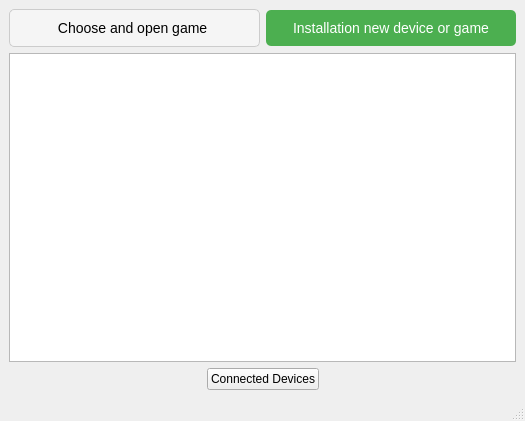
<?xml version="1.0" encoding="UTF-8"?>
<ui version="4.0">
 <class>MainWindow</class>
 <widget class="QMainWindow" name="MainWindow">
  <property name="enabled">
   <bool>true</bool>
  </property>
  <property name="geometry">
   <rect>
    <x>0</x>
    <y>0</y>
    <width>525</width>
    <height>421</height>
   </rect>
  </property>
  <property name="windowTitle">
   <string>MainWindow</string>
  </property>
  <property name="autoFillBackground">
   <bool>false</bool>
  </property>
  <property name="animated">
   <bool>true</bool>
  </property>
  <property name="tabShape">
   <enum>QTabWidget::TabShape::Rounded</enum>
  </property>
  <widget class="QWidget" name="centralwidget">
   <property name="sizePolicy">
    <sizepolicy hsizetype="Fixed" vsizetype="Preferred">
     <horstretch>0</horstretch>
     <verstretch>0</verstretch>
    </sizepolicy>
   </property>
   <layout class="QGridLayout" name="gridLayout">
    <item row="0" column="1">
     <widget class="QPushButton" name="pb_init_new_device_game">
      <property name="styleSheet">
       <string notr="true">QPushButton {
    background-color: #4CAF50; /* Зелёный фон по умолчанию */
    color: white;
    font-size: 14px;
    border-radius: 5px;
    padding: 10px;
}

QPushButton:hover {
    background-color: #45a049; /* Тёмно-зелёный фон при наведении */
}</string>
      </property>
      <property name="text">
       <string>Installation new device or game</string>
      </property>
     </widget>
    </item>
    <item row="0" column="0">
     <widget class="QPushButton" name="pb_openGame">
      <property name="styleSheet">
       <string notr="true">QPushButton {
    background-color: #f5f5f5; /* белый фон по умолчанию */
    color: black;
    font-size: 14px;
	border: 1px solid #ccc;
    border-radius: 5px;
    padding: 10px;
}

QPushButton:hover {
    background-color: #e6e6e6; /* Тёмно-белый фон при наведении */
}</string>
      </property>
      <property name="text">
       <string>Choose and open game </string>
      </property>
     </widget>
    </item>
    <item row="2" column="0" colspan="2">
     <layout class="QVBoxLayout" name="verticalLayout">
      <item>
       <widget class="QTextEdit" name="te_adb_devices">
        <property name="readOnly">
         <bool>true</bool>
        </property>
       </widget>
      </item>
      <item>
       <layout class="QHBoxLayout" name="horizontalLayout">
        <item>
         <spacer name="horizontalSpacer">
          <property name="orientation">
           <enum>Qt::Orientation::Horizontal</enum>
          </property>
          <property name="sizeHint" stdset="0">
           <size>
            <width>40</width>
            <height>20</height>
           </size>
          </property>
         </spacer>
        </item>
        <item>
         <widget class="QPushButton" name="pb_devices">
          <property name="text">
           <string>Connected Devices</string>
          </property>
         </widget>
        </item>
        <item>
         <spacer name="horizontalSpacer_2">
          <property name="orientation">
           <enum>Qt::Orientation::Horizontal</enum>
          </property>
          <property name="sizeHint" stdset="0">
           <size>
            <width>40</width>
            <height>20</height>
           </size>
          </property>
         </spacer>
        </item>
       </layout>
      </item>
     </layout>
    </item>
   </layout>
  </widget>
  <widget class="QMenuBar" name="menubar">
   <property name="geometry">
    <rect>
     <x>0</x>
     <y>0</y>
     <width>525</width>
     <height>25</height>
    </rect>
   </property>
  </widget>
  <widget class="QStatusBar" name="statusbar"/>
 </widget>
 <tabstops>
  <tabstop>pb_init_new_device_game</tabstop>
 </tabstops>
 <resources/>
 <connections/>
</ui>
